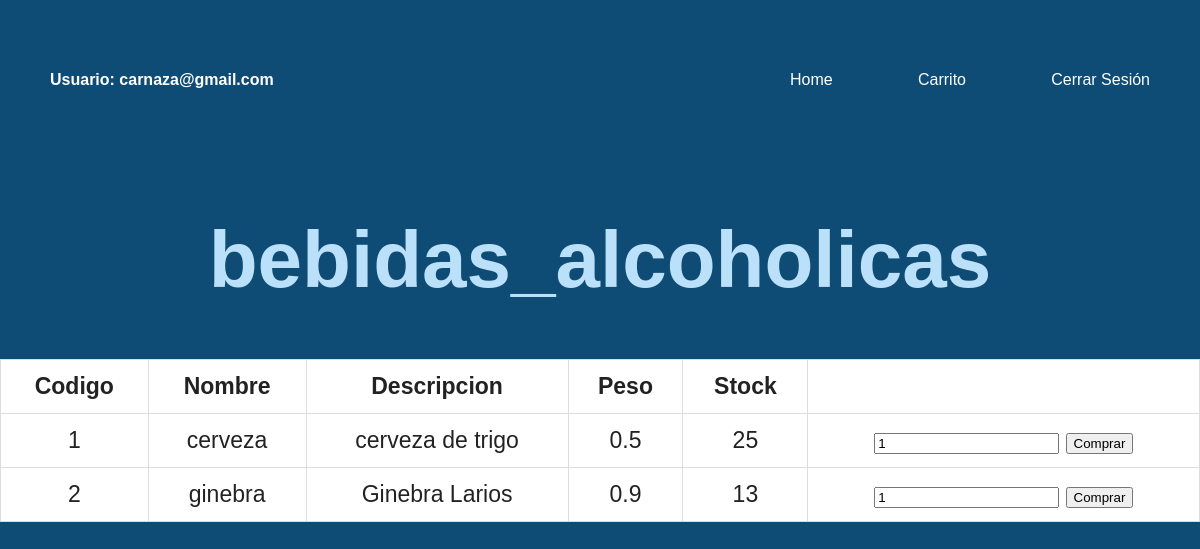
The page /productos.php?categoria=bebidas_alcoholicas (signed in) on the database its author committed.
### tables this page shows
CREATE TABLE `categorias` (
  `CodCat` int(11) NOT NULL,
  `Nombre` varchar(45) NOT NULL,
  `Descripcion` varchar(200) NOT NULL
);

CREATE TABLE `productos` (
  `CodProd` int(11) NOT NULL,
  `Nombre` varchar(45) NOT NULL,
  `Descripcion` varchar(90) NOT NULL,
  `Peso` double NOT NULL,
  `Stock` int(11) NOT NULL,
  `Categoria` int(11) NOT NULL
);

### DBconnectPDO.php (called while the page is built, shortened)
<?php
function conexionBD(){
  try{
    $base= new PDO('mysql:host=localhost; dbname=pedidostienda', 'root', '' );
    $base->setAttribute(PDO::ATTR_ERRMODE, PDO::ERRMODE_EXCEPTION);
    $base->exec("SET CHARACTER SET utf8");
    return $base;
  }catch(PDOException $e){
      die('Error: ' . $e->getMessage(). '<br>');
  }
}
  function cargarCategoria($categoria){
    $base=conexionBD();
    $consulta="SELECT * FROM categorias WHERE Nombre= :categoria";
    $resultado=$base->prepare($consulta);
    $categ=htmlentities(addslashes($categoria));
    $resultado->bindparam(':categoria',$categ);
    $resultado->execute();
    if ($resultado!=0) {
      $fila=$resultado->fetch(PDO::FETCH_ASSOC);
      $nombre=$fila['Nombre'];
      $codCat=$fila['CodCat'];
      $descr=$fila['Descripcion'];
      $cat=array(
        'Nombre'=>$nombre,
        'CodCat'=>$codCat,
        'Descripcion'=>$descr,
      );
      return $cat;
    }else{
      $cat=false;
      return $cat;
    }
  }
  function cargarProductosCategoria($categoria){
    $base=conexionBD();
    $consulta="SELECT * FROM productos WHERE Categoria= :categoria";
    $resultado=$base->prepare($consulta);
    $codCategoria=cargarCategoria($categoria);
    $codCat=$codCategoria['CodCat'];
    $resultado->bindparam(':categoria',$codCat);
    $resultado->execute();
    if ($resultado!=0) {
      $productos=array();
      while($fila=$resultado->fetch() ){
        $codProd=$fila['CodProd'];
        $descr=$fila['Descripcion'];
        $nombre=$fila['Nombre'];
        $peso=$fila['Peso'];
        $stock=$fila['Stock'];
        $categ=$fila['Categoria'];
        $cat= array(
          'CodProd'=>$codProd,
          'Nombre'=>$nombre,
          'Descripcion'=>$descr,
          'Peso'=>$peso,
          'Stock'=>$stock,
          'Categoria'=>$categ,
        );
        array_push($productos, $cat);
      }
      return $productos;
    }else{
      $productos=false;
      return $productos;
    }
  }
  ?>

### productos.php (the view, shortened to what this page needs)
<?php
require_once('DBconnectPDO.php');
?>
<!DOCTYPE html>
<html lang="en">
<head>
    <link rel="stylesheet" href="css/login.css">
</head>
<body>
    <?php
       require('cabecera.php');
       $categoria=cargarCategoria($_GET['categoria']);
       $producto=cargarProductosCategoria($_GET['categoria']);
    ?>
    <div class="titulo">
        <h1>
            <?php echo $categoria['Nombre']; ?>
        </h1>
        <table>
            <thead>
                <tr>
                  <th>Codigo</th>
                  <th>Nombre</th>
                  <th>Descripcion</th>
                  <th>Peso</th>
                  <th>Stock</th>
                </tr>
            </thead>
            <tbody>
                <?php
                   foreach($producto as $fila){
                    echo "<tr>
                          <td>".$fila['CodProd'].'</td>
                          <td>'.$fila['Nombre'].'</td>
                          <td>'.$fila['Descripcion'].'</td>
                          <td>'.$fila['Peso'].'</td>
                          <td>'.$fila['Stock']."</td>
                          <td>
                            <form action='aniadirProducto.php' method='post'>
                          <input type='number' name='unidades' min='1' value='1'>
                          <input type='submit' value='Comprar'>
                          <input type='hidden' name='stock' value=".$fila['Stock'].">
                          <input type='hidden' name='codProd' value=".$fila['CodProd']."></form></td>
                          </tr>";
                   }
                ?>
            </tbody>
        </table>
    </div>
</body>
</html>

### css/login.css (style rules this page uses)
body { font-family: 'Overpass', sans-serif; font-weight: normal; font-size: 100%; color: #1b262c; margin: 0; background-color: #0f4c75; }
.titulo { font-size: 250%; color:#bbe1fa; text-align: center; margin-bottom: 20px; }
table { width: 100%; background: white; margin-bottom: 1.25em; border: solid 1px #dddddd; border-collapse: collapse; border-spacing: 0; }
table tr th, table tr td { padding: 0.5625em 0.625em; font-size: 0.575em; color: #222222; border: 1px solid #dddddd; }

### rows shown on the page
categorias: Nombre "bebidas_alcoholicas"
productos: CodProd "1", Nombre "cerveza", Descripcion "cerveza de trigo", Peso "0.5", Stock "25"
productos: CodProd "2", Nombre "ginebra", Descripcion "Ginebra Larios", Peso "0.9", Stock "13"

### other values the page prints
$_SESSION['usuario']['correo'] "carnaza@gmail.com"
